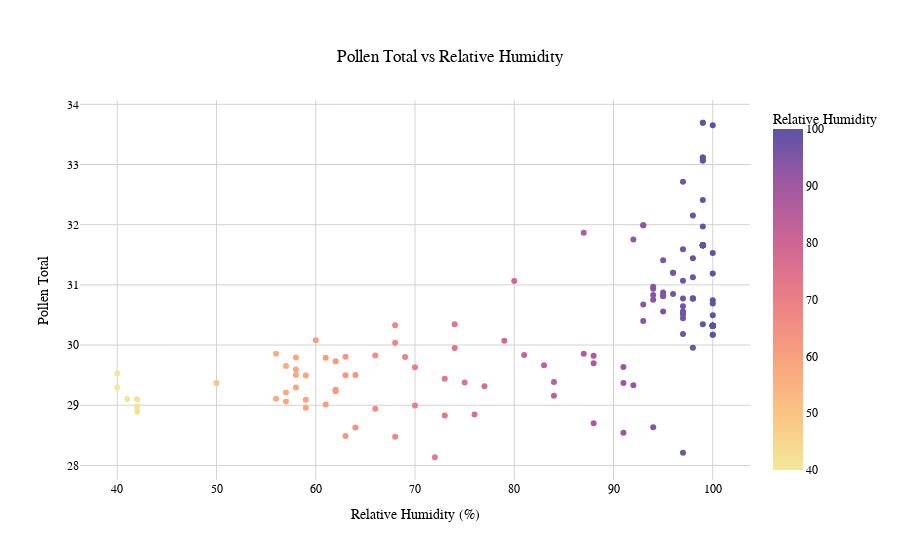

Notebook cell for this chart:
### Code cell
fig = px.scatter(df, x='rel_hum', y='pollen_total', color='rel_hum',
                 title='Pollen Total vs Relative Humidity',
                 labels={'rel_hum': 'Relative Humidity (%)', 'pollen_total': 'Pollen Total'},
                 color_continuous_scale='Sunset')

# 自定义悬停信息
fig.update_traces(
    hovertemplate='<b>Time:</b> %{customdata}<br>' +
                  '<b>Relative Humidity:</b> %{x:.1f}%<br>' +
                  '<b>Pollen Total:</b> %{y:.2f}<extra></extra>',
    customdata=df.index.strftime('%Y-%m-%d %H:%M:%S')
)

# 更新布局
fig.update_layout(
    plot_bgcolor='white',
    paper_bgcolor='white',
    xaxis=dict(showgrid=True, gridcolor='LightGray'),
    yaxis=dict(showgrid=True, gridcolor='LightGray'),
    font=dict(family="Arial, sans-serif", size=12, color="black"),
    title=dict(text='Pollen Total vs Relative Humidity', x=0.5, xanchor='center', yanchor='top'),
    coloraxis_colorbar=dict(title='Relative Humidity')
)

fig.show()

### Figure 1 — Plotly figure (JSON) as saved in the notebook; plotly's stock layout.template omitted (floating-point values rounded to 4 significant figures; data arrays with more than 128 entries replaced by an {"elided": "..."} marker saying what was removed)
{"data": [{"customdata": {"elided": "144 str values"}, "hovertemplate": "<b>Time:</b> %{customdata}<br><b>Relative Humidity:</b> %{x:.1f}%<br><b>Pollen Total:</b> %{y:.2f}<extra></extra>", "legendgroup": "", "marker": {"color": {"elided": "144 int values"}, "coloraxis": "coloraxis", "symbol": "circle"}, "mode": "markers", "name": "", "orientation": "v", "showlegend": false, "type": "scatter", "x": {"elided": "144 int values"}, "xaxis": "x", "y": {"elided": "144 float values"}, "yaxis": "y"}], "layout": {"coloraxis": {"colorbar": {"title": {"text": "Relative Humidity"}}, "colorscale": [[0, "rgb(243, 231, 155)"], [0.1667, "rgb(250, 196, 132)"], [0.3333, "rgb(248, 160, 126)"], [0.5, "rgb(235, 127, 134)"], [0.6667, "rgb(206, 102, 147)"], [0.8333, "rgb(160, 89, 160)"], [1, "rgb(92, 83, 165)"]]}, "font": {"color": "black", "family": "Arial, sans-serif", "size": 12}, "legend": {"tracegroupgap": 0}, "paper_bgcolor": "white", "plot_bgcolor": "white", "title": {"text": "Pollen Total vs Relative Humidity", "x": 0.5, "xanchor": "center", "yanchor": "top"}, "xaxis": {"anchor": "y", "domain": [0, 1], "gridcolor": "LightGray", "showgrid": true, "title": {"text": "Relative Humidity (%)"}}, "yaxis": {"anchor": "x", "domain": [0, 1], "gridcolor": "LightGray", "showgrid": true, "title": {"text": "Pollen Total"}}}}
